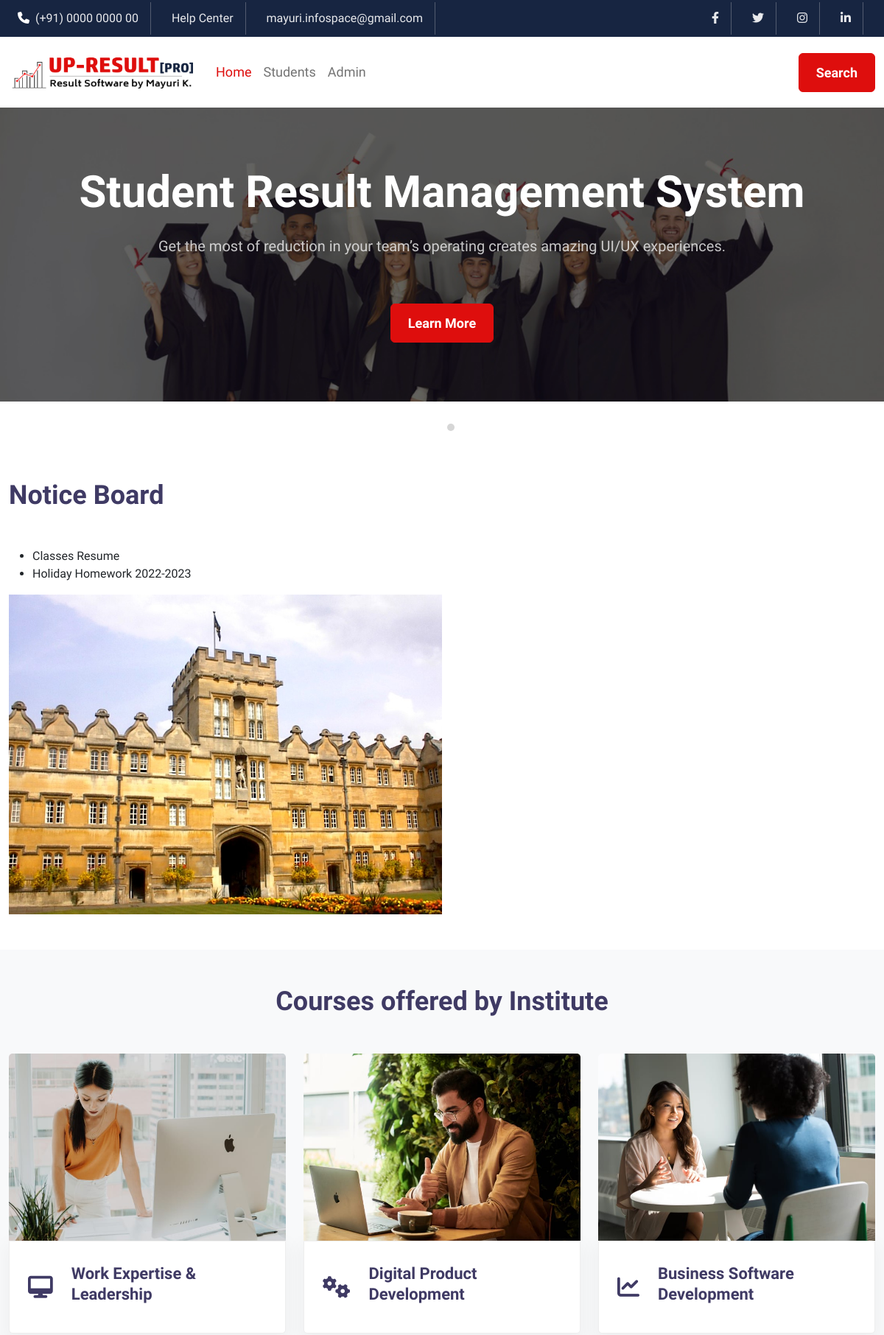
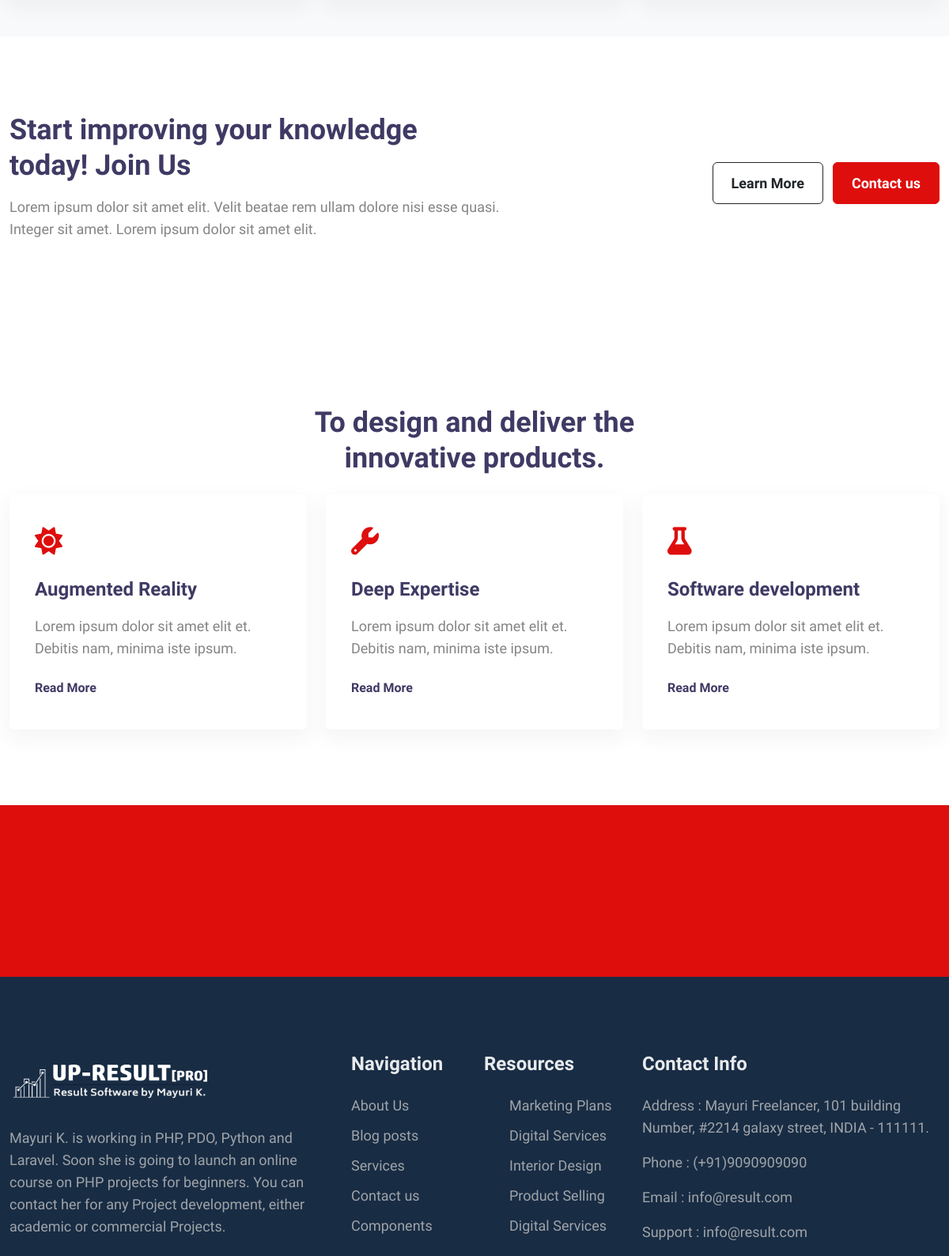
The page / (upper part) on the database its author committed (2 pictures, top to bottom).
### tables this page shows
CREATE TABLE `tblnotice` (
  `id` int(11) NOT NULL,
  `noticeTitle` varchar(255) DEFAULT NULL,
  `noticeDetails` mediumtext,
  `postingDate` timestamp NULL DEFAULT CURRENT_TIMESTAMP
);

### index.php (the view, shortened to what this page needs)
<?php
include('includes/config.php');
?>
<!doctype html>
<html lang="en">
   <head>
      <link href="https://cdn.jsdelivr.net/npm/bootstrap@5.2.0-beta1/dist/css/bootstrap.min.css" rel="stylesheet">
      <link rel="stylesheet" type="text/css" href="assets/css/style.css">
      <link rel="stylesheet" href="https://cdnjs.cloudflare.com/ajax/libs/font-awesome/6.1.1/css/all.min.css" />
        <link rel="stylesheet" type="text/css" href="assets/css/owl.carousel.min.css">
        <link rel="stylesheet" type="text/css" href="assets/css/owl.theme.default.min.css">
   </head>
   <body>
      <header>
         <div class="topbar d-none d-md-block">
            <div class="container">
               <div class="top-sec d-grid">
                     <ul  class="d-flex list-unstyled m-0 left-info">
                        <li>
                           <span class="fa fa-phone text-white me-2"></span><a href="tel:+(91) 000 0000">(+91) 0000 0000 00</a>
                        </li>
                        <li class="">
                           <a href="#help" class="d-md-block d-none">Help Center</a>
                        </li>
                        <li class="">
                           <a href="mailto:mayuri.infospace@gmail.com" class="d-md-block d-none">mayuri.infospace@gmail.com</a>
                        </li>
                     </ul>
                  <div>
                     <ul class="d-flex  list-unstyled align-items-center m-0 right-info">
                        <li>
                           <a href="#facebook"><span class="fab fa-facebook-f"></span></a>
                        </li>
                        <li>
                           <a href="#twitter"><span class="fab fa-twitter"></span></a>
                        </li>
                        <li>
                           <a href="#instagram"><span class="fab fa-instagram"></span></a>
                        </li>
                        <li class="mr-0">
                           <a href="#linkedin"><span class="fab fa-linkedin-in"></span></a>
                        </li>
                     </ul>
                  </div>
               </div>
            </div>
         </div>
         <nav class="navbar navbar-expand-lg bg-white">
          <div class="container">
            <a class="navbar-brand" href="#"><img src="assets/images/logo.png" style="height: 70px"></a>
            <div class="collapse navbar-collapse justify-content-center" id="navbarSupportedContent">
              <ul class="navbar-nav me-auto mb-2 mb-lg-0">
                <li class="nav-item">
                  <a class="nav-link active" aria-current="page" href="index.php">Home</a>
                </li>
                <li class="nav-item">
                  <a class="nav-link" href="find-result.php">Students</a>
                </li>
                <li class="nav-item">
                  <a class="nav-link"  href="admin-login.php">Admin</a>
                </li>
              </ul>
              <form class="d-flex" role="search">
                <button class="btn btn-danger" type="submit" href="https://mayurik.com">Search</button>
              </form>
            </div>
          </div>
        </nav>
      </header>
      <section class="main-slider">
        <div class="owl-carousel owl-theme" id="slider">
            <div class="item">
              <div class=" banner-view banner-top1 d-flex align-items-center justify-content-center text-center">
                <div class="banner-info-bg">
                  <h5>Student Result Management System</h5>
                  <p class="mt-md-4 mt-3">Get the most of reduction in your team’s operating creates amazing UI/UX experiences. </p>
                  <a class="btn btn-style btn-danger mt-sm-5 mt-4 mr-2" href=""> Learn More</a>
                </div>
              </div>
            </div>
        </div>
      </section>
      <section class="py-5 about">
        <div class="container">
          <div class="row ">
           <div class="col-md-6 ">
            <h3 class="title-big mx-0">Notice Board</h3>
                 <marquee direction="up"  onmouseover="this.stop();" onmouseout="this.start();" class="mt-5">
                   <ul class="">
 <?php $sql = "SELECT * from tblnotice";
$query = $dbh->prepare($sql);
$query->execute();
$results=$query->fetchAll(PDO::FETCH_OBJ);
if($query->rowCount() > 0)
{
foreach($results as $result)
{   ?>
<li><a href="notice-details.php?nid=<?php echo htmlentities($result->id);?>" target="_blank" class="text-dark"><?php echo htmlentities($result->noticeTitle);?></li>
<?php }} ?>
                   </ul>
               </marquee>
                </div>
            <div class="col-md-6">
              <img src="assets/images/about.jpg" class="img-fluid">
            </div>
          </div>
        </div>
      </section>
      <section class="py-5 service">
        <div class="container">
           <h3 class="title-big text-center pb-5">Courses offered by Institute</h3>
            <div class="row ">
                  <div class="col-md-4">
                    <div class="grids5-info">
                        <a href="#service" class="d-block zoom"><img src="assets/images/s1.jpg" alt="" class="img-fluid service-image"></a>
                        <div class="blog-info">
                            <span class="fa fa-desktop"></span>
                            <h4><a href="#service">Work Expertise &amp; Leadership</a></h4>
                        </div>
                    </div>
                </div>
            <div class="col-md-4">
                    <div class="grids5-info">
                        <a href="#service" class="d-block zoom"><img src="assets/images/s4.jpg" alt="" class="img-fluid service-image"></a>
                        <div class="blog-info">
                            <span class="fa fa-cogs"></span>
                            <h4><a href="#service">Digital Product Development</a></h4>
                        </div>
                    </div>
            </div>
            <div class="col-md-4">
                    <div class="grids5-info">
                        <a href="#service" class="d-block zoom"><img src="assets/images/s3.jpg" alt="" class="img-fluid service-image"></a>
                        <div class="blog-info">
                            <span class="fa fa-line-chart"></span>
                            <h4><a href="#service">Business Software Development</a></h4>
                        </div>
                    </div>
                </div>
        </div>
      </section>
      <section class="py-5">
          <div class="container py-md-5 py-sm-4 py-2">
              <div class="row align-items-center">
                  <div class="col-lg-7">
                      <div class="bottom-info">
                          <div class="header-section">
                              <h3 class="title-big mx-0">Start improving your knowledge today! Join Us</h3>
                              <p class="mt-3 pr-lg-5">Lorem ipsum dolor sit amet elit. Velit beatae
                                  rem ullam dolore nisi esse quasi. Integer sit amet. Lorem ipsum dolor sit
                                  amet elit.</p>
                          </div>
                      </div>
                  </div>
                  <div class="col-lg-5 text-lg-end">
                      <a href="#learn" class="btn btn-style btn-outline-dark mt-lg-0 mt-md-5 mt-4 me-2">Learn More </a>
                      <a href="contact.html" class="btn btn-style btn-danger mt-lg-0 mt-md-5 mt-4">Contact us</a>
              </div>
            </div>
        </div>
      </section>
      <section class="py-5" id="services">
    <div class="features-main py-lg-5 py-md-3">
        <div class="container">
            <div class="header-section text-center mx-auto">
                <h3 class="title-big">To design and deliver the innovative products.</h3>
            </div>
            <div class="row features mt-lg-4">
                <div class="col-lg-4 col-md-6 feature-grid">
                    <div class="feature-body service1"><a href="#url">
                            <div class="feature-img">
                                <span class="fa fa-sun" aria-hidden="true"></span>
                            </div>
                            </a><div class="feature-info mt-4"><a href="#url">
                                <h3 class="feature-titel mb-3">Augmented Reality </h3>
                                <p class="feature-text">Lorem ipsum dolor sit amet elit et. Debitis nam, minima iste
                                    ipsum.
                                </p>
                                </a><a href="#read" class="read mt-4 d-block"> Read More</a>
                            </div>
                        </div>
                </div>
                <div class="col-lg-4 col-md-6 feature-grid">
                    <div class="feature-body service2"><a href="#url">
                            <div class="feature-img">
                                <span class="fa fa-wrench icon-fea" aria-hidden="true"></span>
                            </div>
                            </a><div class="feature-info mt-4"><a href="#url">
                                <h3 class="feature-titel mb-3">Deep Expertise</h3>
                                <p class="feature-text">Lorem ipsum dolor sit amet elit et. Debitis nam, minima iste
                                    ipsum.
                                </p>
                                </a><a href="#read" class="read mt-4 d-block"> Read More</a>
                            </div>
                        </div>
                </div>
                <div class="col-lg-4 col-md-6 feature-grid">
                   <div class="feature-body service3"><a href="#url">
                            <div class="feature-img">
                                <span class="fa fa-flask" aria-hidden="true"></span>
                            </div>
                            </a><div class="feature-info mt-4"><a href="#url">
                                <h3 class="feature-titel mb-3">Software development</h3>
                                <p class="feature-text">Lorem ipsum dolor sit amet elit et. Debitis nam, minima iste
                                    ipsum.
                                </p>
                                </a><a href="#read" class="read mt-4 d-block"> Read More</a>
                            </div>
                        </div>
                </div>
            </div>
        </div>
    </div>
</section>
    <section class="customers py-md-4 py-3">
      <div class="container">
      <div class="owl-carousel owl-theme" id="customer">
        <div class="item"><img src="assets/images/logo2.png"></div>
        <div class="item"><img src="assets/images/logo3.png"></div>
        <div class="item"><img src="assets/images/logo4.png"></div>
      </div>
    </div>
    </section>
<footer class="footer pt-5">
          <div class="container py-5">
            <div class="row footer-top-29">
              <div class="col-lg-4 col-md-6 col-sm-7 footer-list-29 footer-1 pr-lg-5">
                <div class="footer-logo mb-4">
                  <a class="navbar-brand" href="index.html">
                    <img style="height: 70px" src="assets/images/footer-logo.png"></a>
                </div>
                <p>Mayuri K. is working in PHP, PDO, Python and Laravel. Soon she is going to launch an online course on PHP projects for beginners. You can contact her for any Project development, either academic or commercial Projects.</p>
              </div>
              <div class="col-lg-2 col-md-6 col-sm-5 col-6 footer-list-29 footer-2 mt-sm-0 mt-5">
                <ul>
                  <h6 class="footer-title-29">Navigation</h6>
                  <li><a href="about.html">About Us</a></li>
                  <li><a href="blog.html"> Blog posts</a></li>
                  <li><a href="services.html">Services</a></li>
                  <li><a href="contact.html">Contact us</a></li>
                  <li><a href="components.html"> Components</a></li>
                </ul>
              </div>
              <div class="col-lg-2 col-md-6 col-sm-5 col-6 footer-list-29 footer-3 mt-lg-0 mt-5">
                <h6 class="footer-title-29">Resources</h6>
                <ul>
                  <li><a href="#traning">Marketing Plans</a></li>
                  <li><a href="#marketplace">Digital Services</a></li>
                  <li><a href="#experts">Interior Design</a></li>
                  <li><a href="#platform">Product Selling</a></li>
                  <li><a href="#marketplace">Digital Services</a></li>
                </ul>
              </div>
              <div class="col-lg-4 col-md-6 col-sm-7 footer-list-29 footer-4 mt-lg-0 mt-5">
                <h6 class="footer-title-29">Contact Info </h6>
                <p>Address : Mayuri Freelancer, 101 building Number, #2214 galaxy street, INDIA - 111111.</p>
                <p class="mt-2">Phone : <a href="tel:(+91) 9090909090">(+91)9090909090</a></p>
                <p class="mt-2">Email : <a href="mailto:info@result.com">info@result.com</a></p>
                <p class="mt-2">Support : <a href="mailto:info@result.com">info@result.com</a></p>
              </div>
            </div>
          </div>
      </footer>
   </body>
</html>

### rows shown on the page
tblnotice: noticeTitle "Classes Resume"
tblnotice: noticeTitle "Holiday Homework 2022-2023"
